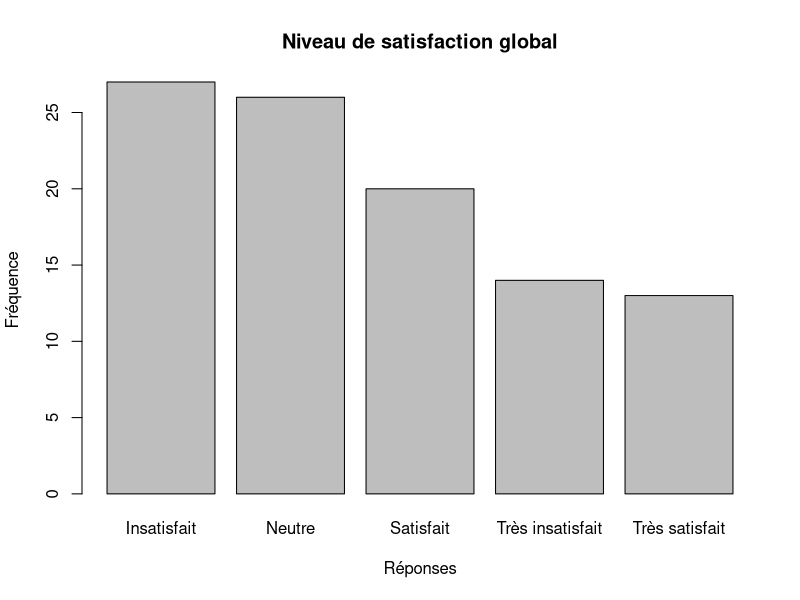
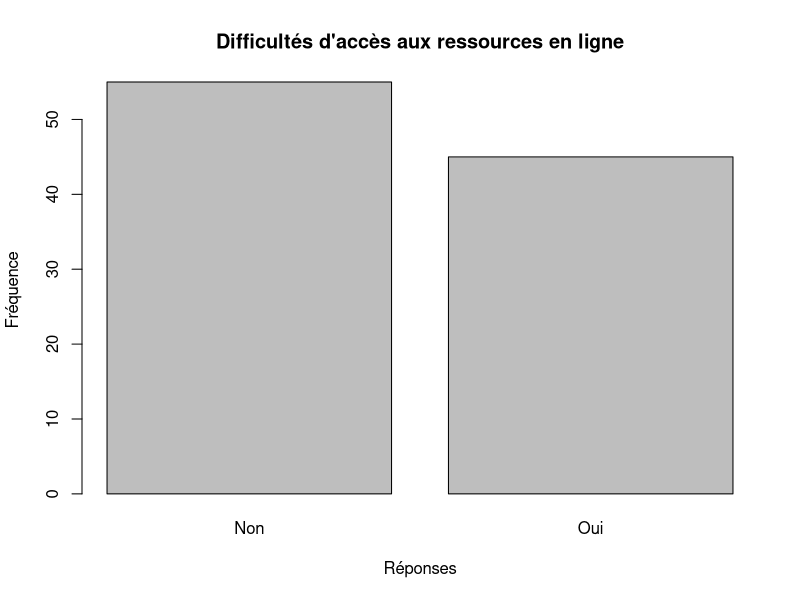
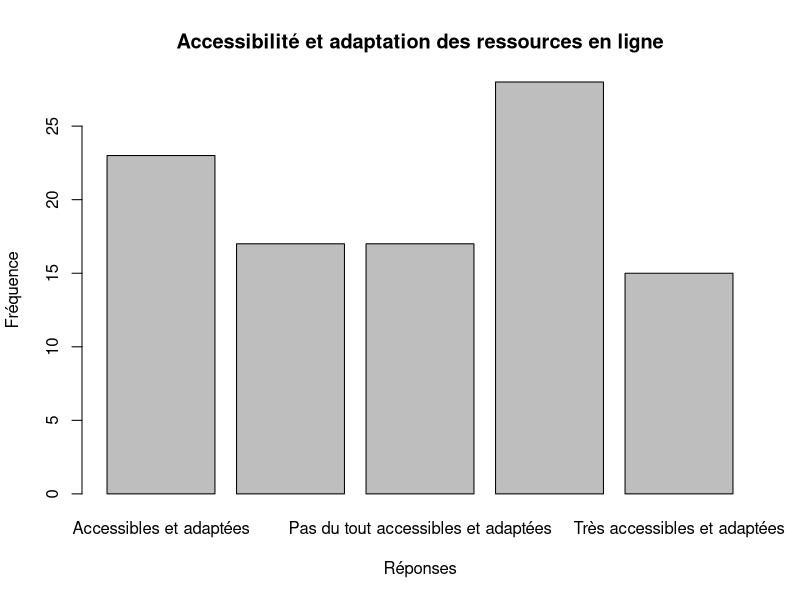
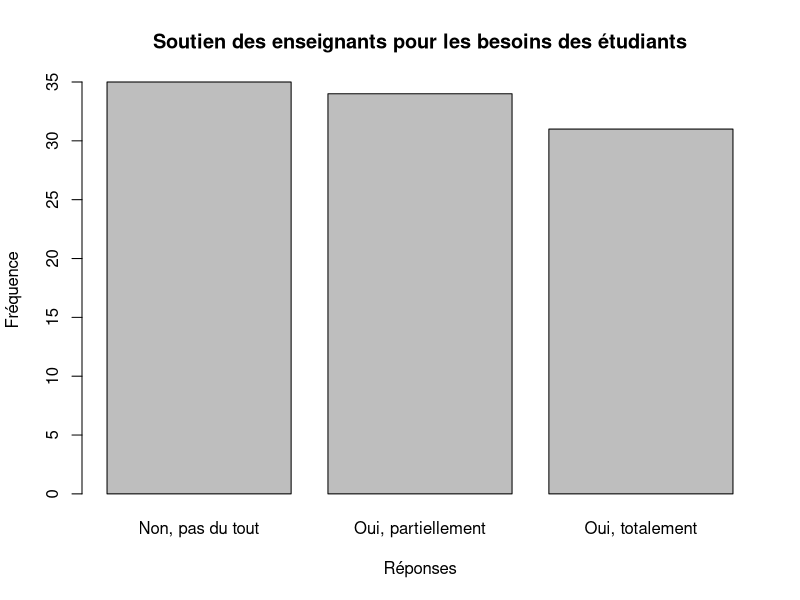
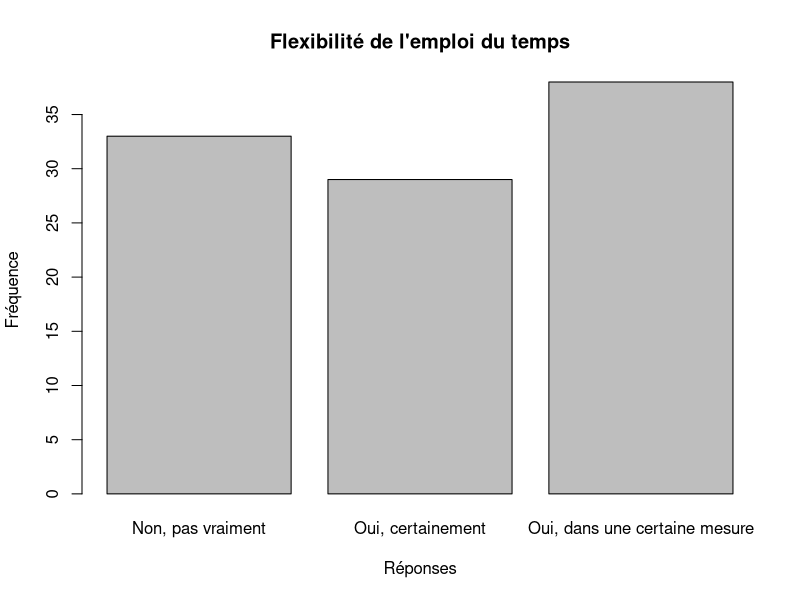
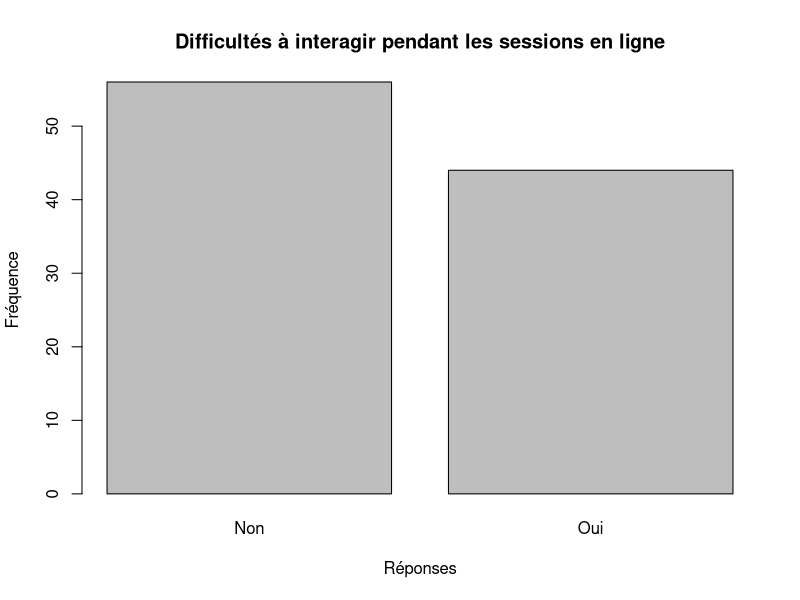
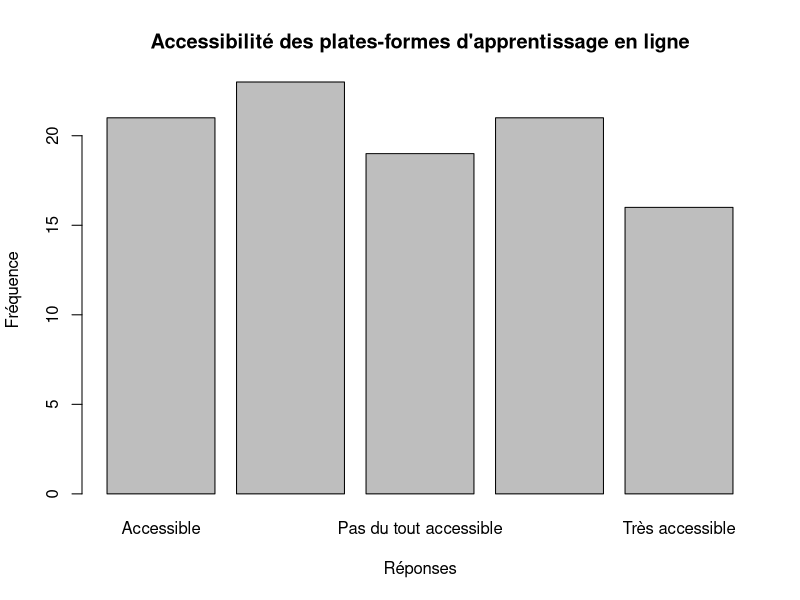
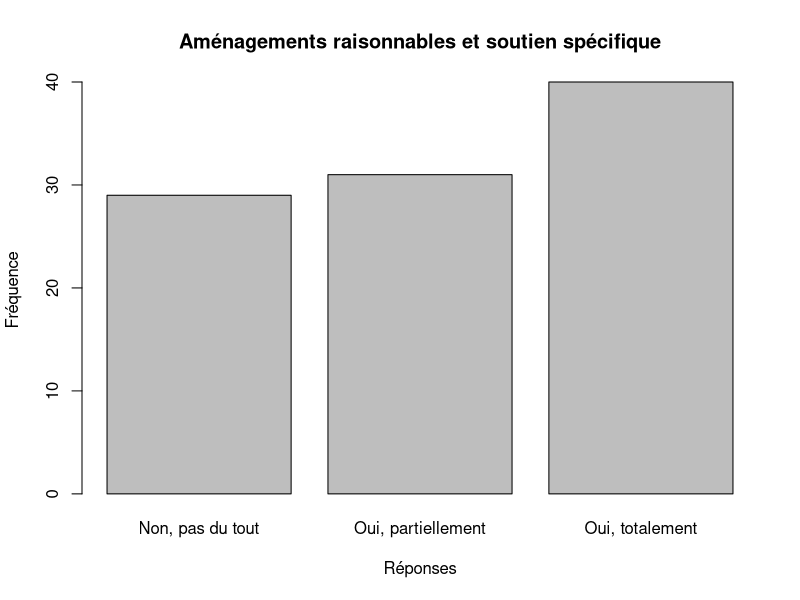

These charts were generated, in order, by the following R code:
# Charger la bibliothèque tidyverse
library(tidyverse)

# Créer un exemple de jeu de données
data <- data.frame(
  Q1 = sample(c("Très satisfait", "Satisfait", "Neutre", "Insatisfait", "Très insatisfait"), size = 100, replace = TRUE),
  Q2 = sample(c("Oui", "Non"), size = 100, replace = TRUE),
  Q3 = sample(c("Très accessibles et adaptées", "Accessibles et adaptées", "Partiellement accessibles et adaptées", "Peu accessibles et adaptées", "Pas du tout accessibles et adaptées"), size = 100, replace = TRUE),
  Q4 = sample(c("Oui, totalement", "Oui, partiellement", "Non, pas du tout"), size = 100, replace = TRUE),
  Q5 = sample(c("Oui, certainement", "Oui, dans une certaine mesure", "Non, pas vraiment"), size = 100, replace = TRUE),
  Q6 = sample(c("Oui", "Non"), size = 100, replace = TRUE),
  Q7 = sample(c("Oui", "Non"), size = 100, replace = TRUE),
  Q8 = sample(c("Très accessible", "Accessible", "Partiellement accessible", "Peu accessible", "Pas du tout accessible"), size = 100, replace = TRUE),
  Q9 = sample(c("Oui, j'ai des commentaires et des suggestions","Non, je n'ai pas de commentaires ou de suggestions particuliers","Je ne sais pas / Je préfère ne pas répondre" ), size = 100, replace = TRUE ),
  Q10 = sample(c("Oui, totalement", "Oui, partiellement", "Non, pas du tout"), size = 100, replace = TRUE)
)

# 1. Tableau de fréquences pour Q1
table_Q1 <- table(data$Q1)
table_Q1

# 2. Tableau de fréquences pour Q2
table_Q2 <- table(data$Q2)
table_Q2

# 3. Tableau de fréquences pour Q3
table_Q3 <- table(data$Q3)
table_Q3

# 4. Tableau de fréquences pour Q4
table_Q4 <- table(data$Q4)
table_Q4

# 5. Tableau de fréquences pour Q5
table_Q5 <- table(data$Q5)
table_Q5

# 6. Tableau de fréquences pour Q6
table_Q6 <- table(data$Q6)
table_Q6

# 7. Tableau de fréquences pour Q7
table_Q7 <- table(data$Q7)
table_Q7

# 8. Tableau de fréquences pour Q8
table_Q8 <- table(data$Q8)
table_Q8

# 9. Tableau de fréquences pour Q9
table_Q9 <- table(data$Q9)
table_Q9

# 10. Tableau de fréquences pour Q10
table_Q10 <- table(data$Q10)
table_Q10

# Commentaire sur chaque interprétation

# 1. Commentaire pour Q1
comment_Q1 <- "Le niveau de satisfaction global des étudiants en situation de handicap par rapport à l'apprentissage en ligne varie. Certains sont très satisfaits, tandis que d'autres sont insatisfaits."

# 2. Commentaire pour Q2
comment_Q2 <- "Certains étudiants en situation de handicap ont rencontré des difficultés d'accès aux ressources en ligne pendant leur parcours d'apprentissage, tandis que d'autres n'ont pas rencontré de difficultés."

# 3. Commentaire pour Q3
comment_Q3 <- "La perception de l'accessibilité et de l'adaptation des ressources en ligne varie parmi les étudiants en situation de handicap. Certains les trouvent très accessibles et adaptées, tandis que d'autres les trouvent peu accessibles et adaptées."

# 4. Commentaire pour Q4
comment_Q4 <- "Certains étudiants en situation de handicap ont bénéficié d'un soutien adéquat de la part de leurs enseignants pour répondre à leurs besoins, tandis que d'autres n'ont pas reçu un soutien suffisant."

# 5. Commentaire pour Q5
comment_Q5 <- "Certains étudiants en situation de handicap ont remarqué une plus grande flexibilité dans leur emploi du temps grâce à l'apprentissage en ligne, tandis que d'autres n'ont pas constaté de changement significatif."

# 6. Commentaire pour Q6
comment_Q6 <- "Certains étudiants en situation de handicap ont rencontré des difficultés à interagir avec leurs enseignants et leurs pairs pendant les sessions en ligne, tandis que d'autres n'ont pas eu de telles difficultés."

# 8. Commentaire pour Q8
comment_Q8 <- "L'évaluation de l'accessibilité des plates-formes d'apprentissage en ligne varie parmi les étudiants en situation de handicap. Certains les trouvent très accessibles, tandis que d'autres les trouvent peu accessibles."

# 10. Commentaire pour Q10
comment_Q10 <- "Certains étudiants en situation de handicap ont reçu des aménagements raisonnables et un soutien spécifique pour leurs besoins en matière d'apprentissage en ligne, tandis que d'autres n'ont pas bénéficié d'un tel soutien."

# Afficher les commentaires
comment_Q1
comment_Q2
comment_Q3
comment_Q4
comment_Q5
comment_Q6
comment_Q8
comment_Q10

# Générer les graphiques à barres
barplot(table_Q1, main = "Niveau de satisfaction global", xlab = "Réponses", ylab = "Fréquence")
barplot(table_Q2, main = "Difficultés d'accès aux ressources en ligne", xlab = "Réponses", ylab = "Fréquence")
barplot(table_Q3, main = "Accessibilité et adaptation des ressources en ligne", xlab = "Réponses", ylab = "Fréquence")
barplot(table_Q4, main = "Soutien des enseignants pour les besoins des étudiants", xlab = "Réponses", ylab = "Fréquence")
barplot(table_Q5, main = "Flexibilité de l'emploi du temps", xlab = "Réponses", ylab = "Fréquence")
barplot(table_Q6, main = "Difficultés à interagir pendant les sessions en ligne", xlab = "Réponses", ylab = "Fréquence")
barplot(table_Q8, main = "Accessibilité des plates-formes d'apprentissage en ligne", xlab = "Réponses", ylab = "Fréquence")
barplot(table_Q10, main = "Aménagements raisonnables et soutien spécifique", xlab = "Réponses", ylab = "Fréquence")



# Données 7
outils <- c("Lecture d'écran", "Logiciels de reconnaissance vocale", "Outils de transcription", "Outils de prise de notes", "Autres")
ni <- c(28, 18, 15, 22, 17)

# Graphique en bâtons
barplot(ni, names.arg = outils, main = "Utilisation des outils d'assistance technologique", xlab = "Outils", ylab = "Fréquence")


# Données 9
commentaires <- c("Oui, j'ai des commentaires et des suggestions", "Non, je n'ai pas de commentaires ou de suggestions particuliers", "Je ne sais pas / Je préfère ne pas répondre")
ni <- c(42, 38, 10)

# Graphique en bâtons
barplot(ni, names.arg = commentaires, main = "Commentaires et suggestions pour améliorer l'apprentissage en ligne", xlab = "Réponses", ylab = "Fréquence")


# Données 10
reponses <- c("Oui, totalement", "Oui, partiellement", "Non, pas du tout")
ni <- c(26, 34, 10)

# Graphique en bâtons
barplot(ni, names.arg = reponses, main = "Reception d'aménagements raisonnables et soutien spécifique", xlab = "Réponses", ylab = "Fréquence")

